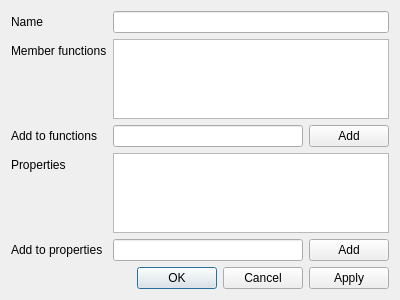
<?xml version="1.0" encoding="UTF-8"?>
<ui version="4.0">
 <class>Property</class>
 <widget class="QDialog" name="Property">
  <property name="geometry">
   <rect>
    <x>0</x>
    <y>0</y>
    <width>400</width>
    <height>300</height>
   </rect>
  </property>
  <property name="windowTitle">
   <string>Dialog</string>
  </property>
  <layout class="QVBoxLayout" name="verticalLayout">
   <item>
    <layout class="QFormLayout" name="formLayout">
     <property name="fieldGrowthPolicy">
      <enum>QFormLayout::AllNonFixedFieldsGrow</enum>
     </property>
     <item row="0" column="0">
      <widget class="QLabel" name="nameLabel">
       <property name="text">
        <string>Name</string>
       </property>
      </widget>
     </item>
     <item row="0" column="1">
      <widget class="QLineEdit" name="name"/>
     </item>
     <item row="1" column="0">
      <widget class="QLabel" name="memberLabel">
       <property name="text">
        <string>Member functions</string>
       </property>
      </widget>
     </item>
     <item row="1" column="1">
      <widget class="QListWidget" name="funcedit"/>
     </item>
     <item row="2" column="0">
      <widget class="QLabel" name="addfunclabel">
       <property name="text">
        <string>Add to functions</string>
       </property>
      </widget>
     </item>
     <item row="3" column="0">
      <widget class="QLabel" name="propertiesLabel">
       <property name="text">
        <string>Properties</string>
       </property>
      </widget>
     </item>
     <item row="3" column="1">
      <widget class="QListWidget" name="propedit"/>
     </item>
     <item row="4" column="0">
      <widget class="QLabel" name="addproplabel">
       <property name="text">
        <string>Add to properties</string>
       </property>
      </widget>
     </item>
     <item row="2" column="1">
      <layout class="QHBoxLayout" name="horizontalLayout">
       <item>
        <widget class="QLineEdit" name="addfuncedit"/>
       </item>
       <item>
        <widget class="QPushButton" name="addfuncbutton">
         <property name="text">
          <string>Add</string>
         </property>
        </widget>
       </item>
      </layout>
     </item>
     <item row="4" column="1">
      <layout class="QHBoxLayout" name="horizontalLayout_2">
       <item>
        <widget class="QLineEdit" name="addpropedit"/>
       </item>
       <item>
        <widget class="QPushButton" name="addpropbutton">
         <property name="text">
          <string>Add</string>
         </property>
        </widget>
       </item>
      </layout>
     </item>
    </layout>
   </item>
   <item>
    <widget class="QDialogButtonBox" name="buttonBox">
     <property name="standardButtons">
      <set>QDialogButtonBox::Apply|QDialogButtonBox::Cancel|QDialogButtonBox::Ok</set>
     </property>
    </widget>
   </item>
  </layout>
 </widget>
 <resources/>
 <connections>
  <connection>
   <sender>buttonBox</sender>
   <signal>accepted()</signal>
   <receiver>Property</receiver>
   <slot>accept()</slot>
   <hints>
    <hint type="sourcelabel">
     <x>199</x>
     <y>274</y>
    </hint>
    <hint type="destinationlabel">
     <x>199</x>
     <y>149</y>
    </hint>
   </hints>
  </connection>
  <connection>
   <sender>buttonBox</sender>
   <signal>rejected()</signal>
   <receiver>Property</receiver>
   <slot>close()</slot>
   <hints>
    <hint type="sourcelabel">
     <x>199</x>
     <y>274</y>
    </hint>
    <hint type="destinationlabel">
     <x>199</x>
     <y>149</y>
    </hint>
   </hints>
  </connection>
 </connections>
</ui>
